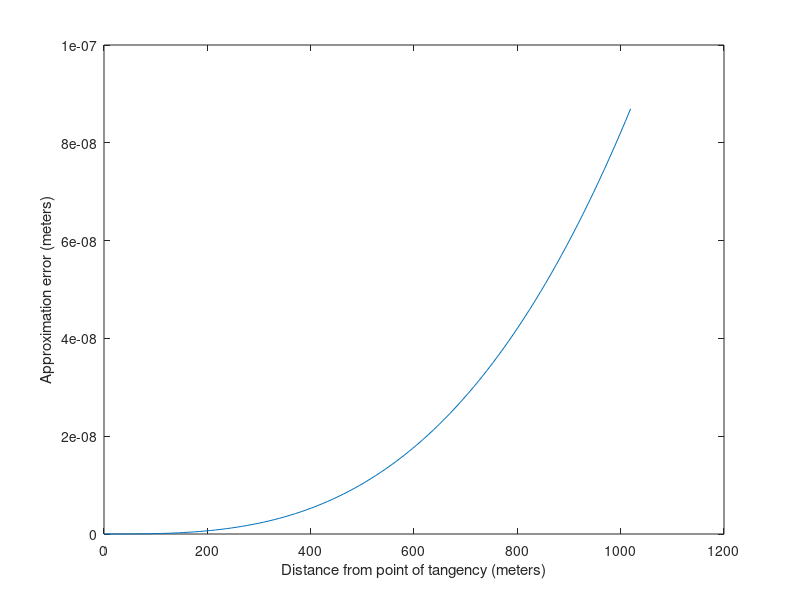

MATLAB code to generate this figure:
r = 63710088; % mean earth radius (meters)

d = @(theta) r * theta; % spherical distance
error = @(theta) r * (tan(theta) - theta);

x = linspace(0, 0.000016);

plot(d(x), error(x));

xlabel('Distance from point of tangency (meters)') % x-axis label
ylabel('Approximation error (meters)') % y-axis label